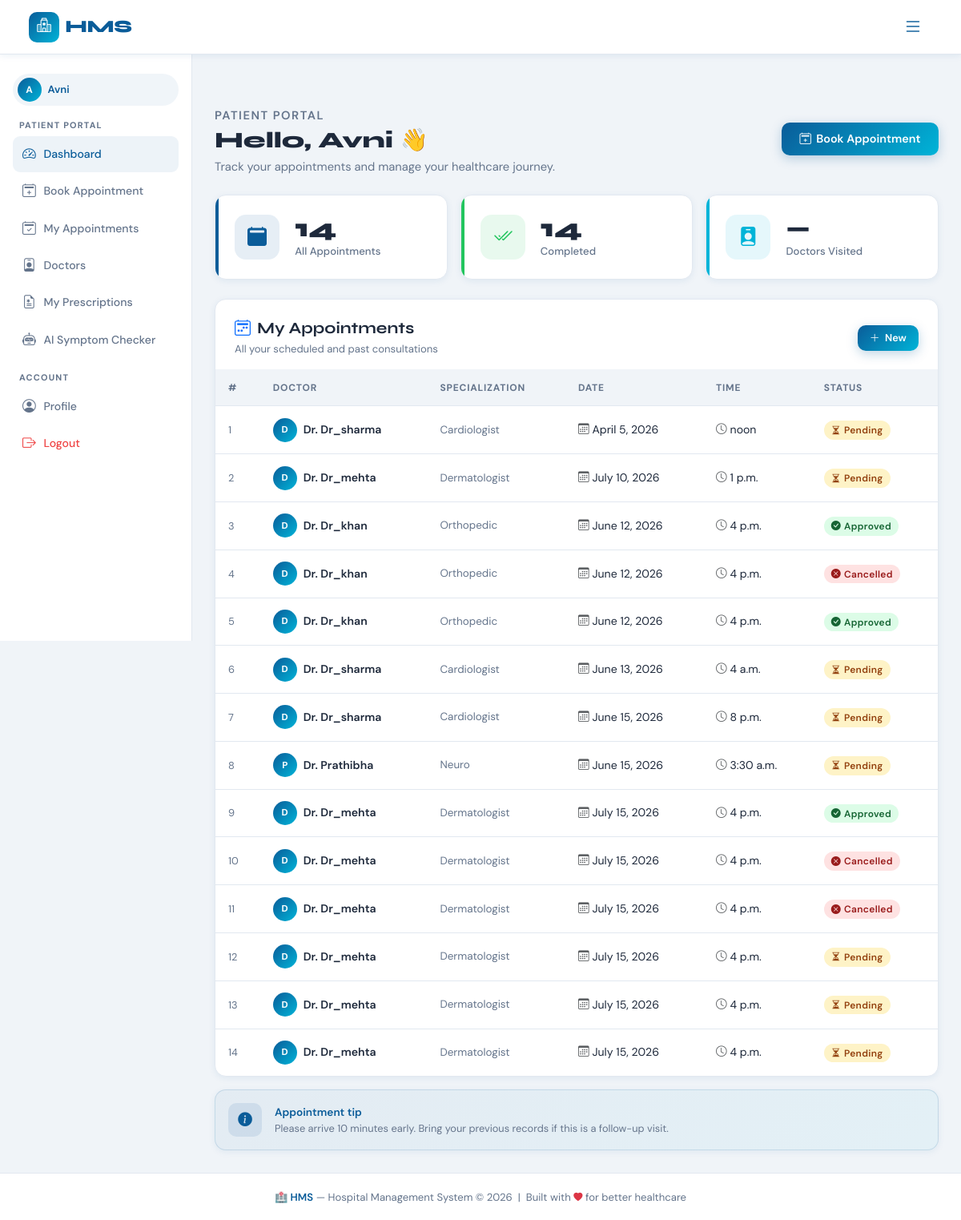
Screenshot of / (signed in) with the database file from the repository.
### accounts/models.py (models this page shows)
class User(AbstractUser):
    ROLE_CHOICES = (
        ('admin', 'Admin'),
        ('doctor', 'Doctor'),
        ('patient', 'Patient'),
    )
    role = models.CharField(max_length=10, choices=ROLE_CHOICES)

### appointments/models.py (models this page shows, shortened)
class Appointment(models.Model):
    STATUS_CHOICES = (
        ('Pending', 'Pending'),
        ('Approved', 'Approved'),
        ('Completed', 'Completed'),
        ('Cancelled', 'Cancelled'),
    )
    doctor = models.ForeignKey(Doctor, on_delete=models.CASCADE)
    patient = models.ForeignKey(Patient, on_delete=models.CASCADE)
    date = models.DateField()
    time = models.TimeField()
    status = models.CharField(max_length=20, choices=STATUS_CHOICES, default='Pending')

### doctors/models.py (models this page shows, shortened)
class Doctor(models.Model):
    user = models.OneToOneField(
        User,
        on_delete=models.CASCADE
    )
    specialization = models.CharField(
        max_length=100
    )
    phone = models.CharField(
        max_length=15
    )

### core/views.py (the view, shortened to what this page needs)
# urls.py: path('', dashboard, name='dashboard'),
@login_required(login_url='login')
def dashboard(request):
    user = request.user
    if user.role == 'admin':
        context = {
            'total_doctors': Doctor.objects.count(),
            'total_patients': Patient.objects.count(),
            'total_appointments': Appointment.objects.count(),
            'appointments': Appointment.objects.all().order_by('-id')[:5],
            'status_items': [
                {
                    'label': 'Database',
                    'value': 'Online',
                    'ok': True
                },
                {
                    'label': 'Booking System',
                    'value': 'Active',
                    'ok': True
                },
                {
                    'label': 'Notifications',
                    'value': 'Pending',
                    'ok': False
                },
            ]
        }
        return render(
            request,
            'dashboards/admin.html',
            context
        )
    elif user.role == 'patient':
        patient = Patient.objects.get(user=user)
        appointments = Appointment.objects.filter(
            patient=patient
        )
        context = {
            'patient': patient,
            'appointments': appointments,
        }
        return render(
            request,
            'dashboards/patient.html',
            context
        )
    return redirect('login')

### templates/dashboards/patient.html (shortened to what this page needs)
{% extends 'base.html' %}
{% block content %}
<div class="hms-layout">
  <aside class="hms-sidebar">
    <div class="nav-user-pill mb-3">
      <div class="nav-avatar">{{ user.username|first|upper }}</div>
      <span style="font-size:.82rem">{{ user.username }}</span>
    </div>
    <div class="sidebar-section-label">Patient Portal</div>
    <a href="#"                            class="sidebar-link active"><i class="bi bi-speedometer2"></i> Dashboard</a>
    <a href="{% url 'book_appointment' %}" class="sidebar-link"><i class="bi bi-calendar2-plus"></i> Book Appointment</a>
    <a href="{% url 'appointment_list' %}" class="sidebar-link"><i class="bi bi-calendar2-check"></i> My Appointments</a>
    <a href="{% url 'doctor_list' %}"      class="sidebar-link"><i class="bi bi-person-badge"></i> Doctors</a>
    <a href="{% url 'prescription_list' %}" class="sidebar-link">
    <i class="bi bi-file-earmark-medical"></i> My Prescriptions
</a>
<a href="{% url 'symptom_checker' %}"
   class="sidebar-link">
   <i class="bi bi-robot"></i>
   AI Symptom Checker
</a>
    <div class="sidebar-section-label">Account</div>
    <a href="#"                  class="sidebar-link"><i class="bi bi-person-circle"></i> Profile</a>
    <a href="{% url 'logout' %}" class="sidebar-link" style="color:var(--hms-danger)">
      <i class="bi bi-box-arrow-right"></i> Logout
    </a>
  </aside>
  <main class="hms-content">
    <div class="page-header fade-up">
      <div class="d-flex align-items-center justify-content-between flex-wrap gap-2">
        <div>
          <p class="section-eyebrow mb-1">Patient Portal</p>
          <h1>Hello, {{ user.username }} 👋</h1>
          <p>Track your appointments and manage your healthcare journey.</p>
        </div>
        <a href="{% url 'book_appointment' %}" class="btn-hms-primary">
          <i class="bi bi-calendar2-plus"></i> Book Appointment
        </a>
      </div>
    </div>
    <div class="row g-3 mb-4">
      <div class="col-sm-4 fade-up fade-up-d1">
        <div class="stat-card blue">
          <div class="stat-icon blue"><i class="bi bi-calendar2-fill"></i></div>
          <div>
            <div class="stat-value">{{ appointments|length }}</div>
            <div class="stat-label">All Appointments</div>
          </div>
        </div>
      </div>
      <div class="col-sm-4 fade-up fade-up-d2">
        <div class="stat-card green">
          <div class="stat-icon green"><i class="bi bi-check2-all"></i></div>
          <div>
            <div class="stat-value">
              {% with approved=0 %}
              {{ appointments|length }}
              {% endwith %}
            </div>
            <div class="stat-label">Completed</div>
          </div>
        </div>
      </div>
      <div class="col-sm-4 fade-up fade-up-d3">
        <div class="stat-card teal">
          <div class="stat-icon teal"><i class="bi bi-person-badge-fill"></i></div>
          <div>
            <div class="stat-value">—</div>
            <div class="stat-label">Doctors Visited</div>
          </div>
        </div>
      </div>
    </div>
    <div class="hms-card p-0 overflow-hidden fade-up fade-up-d2">
      <div class="p-4 pb-0">
        <div class="d-flex align-items-center justify-content-between mb-3">
          <div>
            <h5 style="font-family:'Syne',sans-serif;font-weight:700;margin:0">
              <i class="bi bi-calendar2-week text-primary me-2"></i>My Appointments
            </h5>
            <p style="font-size:.82rem;color:var(--hms-muted);margin:.2rem 0 0">
              All your scheduled and past consultations
            </p>
          </div>
          <a href="{% url 'book_appointment' %}" class="btn-hms-primary" style="font-size:.8rem;padding:.4rem .95rem">
            <i class="bi bi-plus-lg"></i> New
          </a>
        </div>
      </div>
      <div class="table-responsive">
        <table class="hms-table">
          <thead>
            <tr>
              <th>#</th>
              <th>Doctor</th>
              <th>Specialization</th>
              <th>Date</th>
              <th>Time</th>
              <th>Status</th>
            </tr>
          </thead>
          <tbody>
            {% for appt in appointments %}
            <tr>
              <td style="color:var(--hms-muted);font-size:.8rem">{{ forloop.counter }}</td>
              <td>
                <div class="d-flex align-items-center gap-2">
                  <div class="nav-avatar" style="width:30px;height:30px;font-size:.72rem;background:linear-gradient(135deg,#0A5C99,#00B4D8)">
                    {{ appt.doctor.user.username|first|upper }}
                  </div>
                  <div>
                    <div style="font-weight:600;font-size:.88rem">Dr. {{ appt.doctor.user.username }}</div>
                  </div>
                </div>
              </td>
              <td style="font-size:.84rem;color:var(--hms-muted)">
                {{ appt.doctor.specialization|default:"—" }}
              </td>
              <td>
                <div class="d-flex align-items-center gap-1">
                  <i class="bi bi-calendar3 text-muted" style="font-size:.85rem"></i>
                  <span>{{ appt.date }}</span>
                </div>
              </td>
              <td>
                <div class="d-flex align-items-center gap-1">
                  <i class="bi bi-clock text-muted" style="font-size:.85rem"></i>
                  <span>{{ appt.time }}</span>
                </div>
              </td>
              <td>
                {% if appt.status == 'Approved' %}
                  <span class="hms-badge badge-approved">
                    <i class="bi bi-check-circle-fill me-1"></i>Approved
                  </span>
                {% elif appt.status == 'Pending' %}
                  <span class="hms-badge badge-pending">
                    <i class="bi bi-hourglass-split me-1"></i>Pending
                  </span>
                {% else %}
                  <span class="hms-badge badge-cancelled">
                    <i class="bi bi-x-circle-fill me-1"></i>Cancelled
                  </span>
                {% endif %}
              </td>
            </tr>
            {% endfor %}
          </tbody>
        </table>
      </div>
    </div>
    <div class="hms-card p-3 mt-3 fade-up fade-up-d4"
         style="background:linear-gradient(135deg,rgba(10,92,153,.05),rgba(0,180,216,.05));border-color:rgba(10,92,153,.15)">
      <div class="d-flex align-items-center gap-3">
        <div class="stat-icon blue" style="width:42px;height:42px;font-size:1.1rem;border-radius:10px;flex-shrink:0">
          <i class="bi bi-info-circle-fill"></i>
        </div>
        <div>
          <div style="font-size:.85rem;font-weight:600;color:var(--hms-primary)">Appointment tip</div>
          <div style="font-size:.8rem;color:var(--hms-muted)">
            Please arrive 10 minutes early. Bring your previous records if this is a follow-up visit.
          </div>
        </div>
      </div>
    </div>
  </main>
</div>
{% endblock %}

### rows the page displays
User: username|first "A", username "Avni"
Appointment: doctor.user.username|first "D", doctor.user.username "Dr_sharma", doctor.specialization "Cardiologist", date "April 5, 2026", time "noon", status "Pending" (drawn)
Appointment: doctor.user.username|first "D", doctor.user.username "Dr_mehta", doctor.specialization "Dermatologist", date "July 10, 2026", time "1 p.m.", status "Pending" (drawn)
Appointment: doctor.user.username|first "D", doctor.user.username "Dr_khan", doctor.specialization "Orthopedic", date "June 12, 2026", time "4 p.m.", status "Approved" (drawn)
Appointment: doctor.user.username|first "D", doctor.user.username "Dr_khan", doctor.specialization "Orthopedic", date "June 12, 2026", time "4 p.m.", status "Cancelled" (drawn)
Appointment: doctor.user.username|first "D", doctor.user.username "Dr_khan", doctor.specialization "Orthopedic", date "June 12, 2026", time "4 p.m.", status "Approved" (drawn)
Appointment: doctor.user.username|first "D", doctor.user.username "Dr_sharma", doctor.specialization "Cardiologist", date "June 13, 2026", time "4 a.m.", status "Pending" (drawn)
Appointment: doctor.user.username|first "D", doctor.user.username "Dr_sharma", doctor.specialization "Cardiologist", date "June 15, 2026", time "8 p.m.", status "Pending" (drawn)
Appointment: doctor.user.username|first "P", doctor.user.username "Prathibha", doctor.specialization "Neuro", date "June 15, 2026", time "3:30 a.m.", status "Pending" (drawn)
Appointment: doctor.user.username|first "D", doctor.user.username "Dr_mehta", doctor.specialization "Dermatologist", date "July 15, 2026", time "4 p.m.", status "Approved" (drawn)
Appointment: doctor.user.username|first "D", doctor.user.username "Dr_mehta", doctor.specialization "Dermatologist", date "July 15, 2026", time "4 p.m.", status "Cancelled" (drawn)
Appointment: doctor.user.username|first "D", doctor.user.username "Dr_mehta", doctor.specialization "Dermatologist", date "July 15, 2026", time "4 p.m.", status "Cancelled" (drawn)
Appointment: doctor.user.username|first "D", doctor.user.username "Dr_mehta", doctor.specialization "Dermatologist", date "July 15, 2026", time "4 p.m.", status "Pending" (drawn)
Appointment: doctor.user.username|first "D", doctor.user.username "Dr_mehta", doctor.specialization "Dermatologist", date "July 15, 2026", time "4 p.m.", status "Pending" (drawn)
Appointment: doctor.user.username|first "D", doctor.user.username "Dr_mehta", doctor.specialization "Dermatologist", date "July 15, 2026", time "4 p.m.", status "Pending" (drawn)

### other values shown
{{ appointments|length }} "14"
